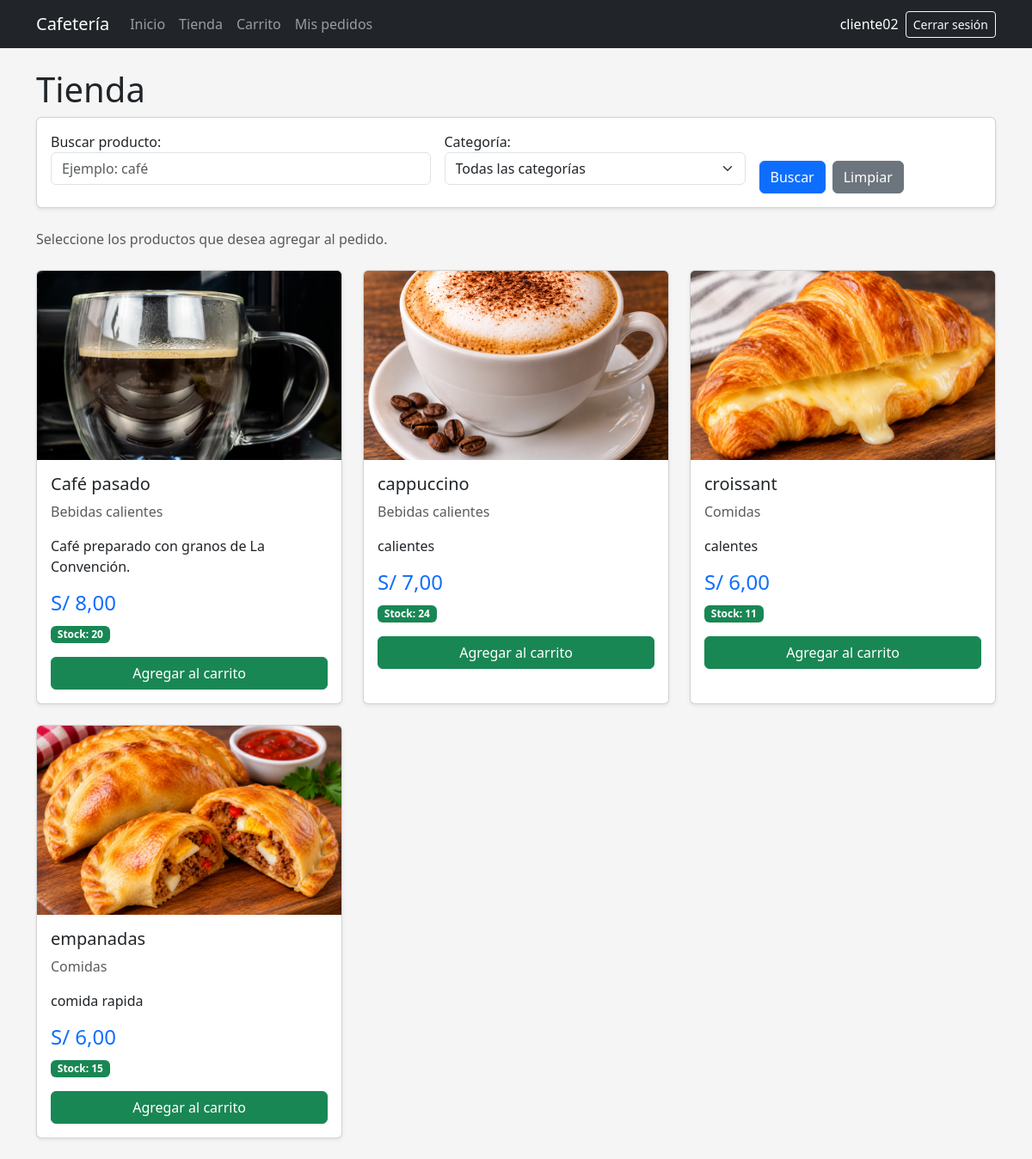
Before: /tienda/ (signed in) with the older database file.
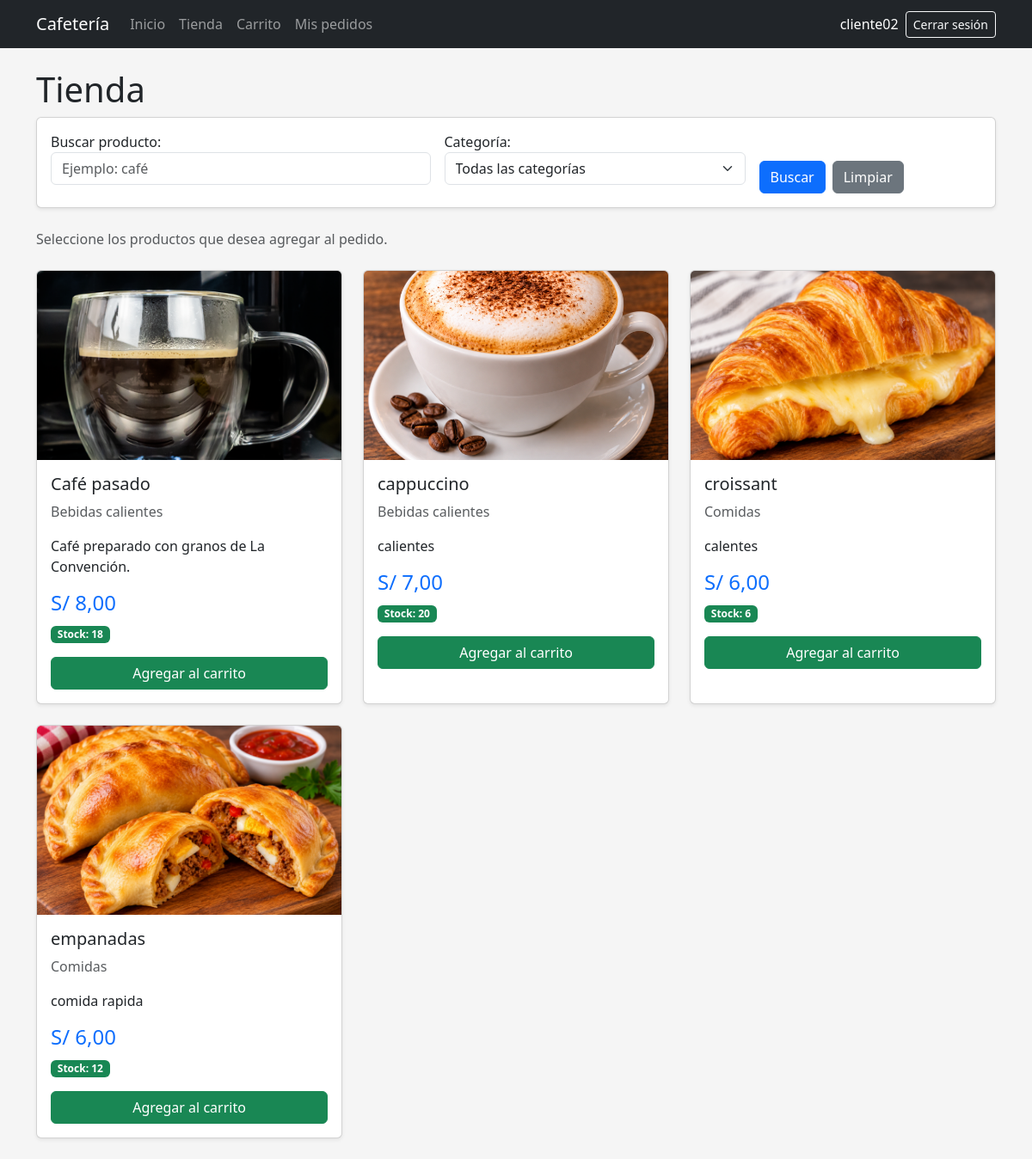
After: the same page with the newer database file.
### pedidos/models.py (models this page shows, shortened)
class Producto(models.Model):
    nombre = models.CharField(max_length=100)
    descripcion = models.TextField(blank=True)
    categoria = models.ForeignKey(
        Categoria,
        on_delete=models.SET_NULL,
        null=True,
        blank=True,
        related_name="productos",
    )
    precio = models.DecimalField(
        max_digits=8,
        decimal_places=2,
    )
    stock = models.PositiveIntegerField(default=0)
    imagen = models.ImageField(
        upload_to="productos/",
        blank=True,
    )
    activo = models.BooleanField(default=True)
    class Meta:
        ordering = ["nombre"]

class Categoria(models.Model):
    nombre = models.CharField(max_length=100)
    descripcion = models.TextField(blank=True)
    activo = models.BooleanField(default=True)
    def __str__(self):
        return self.nombre
    class Meta:
        verbose_name = "Categoría"
        verbose_name_plural = "Categorías"
        ordering = ["nombre"]

### pedidos/views.py (the view, shortened to what this page needs)
@login_required
def tienda(request):
    productos = (
        Producto.objects
        .filter(
            activo=True
        )
        .select_related(
            "categoria"
        )
        .order_by(
            "nombre"
        )
    )
    form = ProductoFiltroForm(
        request.GET or None
    )
    return render(
        request,
        "tienda/lista.html",
        {
            "productos": productos,
            "form": form,
        },
    )

### pedidos/forms.py
class ProductoFiltroForm(forms.Form):
    busqueda = forms.CharField(
        required=False,
        label="Buscar producto",
        widget=forms.TextInput(
            attrs={
                "class": "form-control",
                "placeholder": "Ejemplo: café",
            }
        ),
    )
    categoria = forms.ModelChoiceField(
        required=False,
        queryset=Categoria.objects.filter(
            activo=True
        ).order_by("nombre"),
        empty_label="Todas las categorías",
        label="Categoría",
        widget=forms.Select(
            attrs={
                "class": "form-select",
            }
        ),
    )

### pedidos/templates/tienda/lista.html (shortened to what this page needs)
{% extends "base.html" %}
{% block content %}
<div class="mb-4">
    <h1>
        Tienda
    </h1>
<div class="card mb-4 shadow-sm">
    <div class="card-body">
        <form method="get">
            <div class="row g-3 align-items-end">
                <div class="col-md-5">
                    {{ form.busqueda.label_tag }}
                    {{ form.busqueda }}
                </div>
                <div class="col-md-4">
                    {{ form.categoria.label_tag }}
                    {{ form.categoria }}
                </div>
                <div class="col-md-3">
                    <div class="d-flex gap-2">
                        <button
                            type="submit"
                            class="btn btn-primary"
                        >
                            Buscar
                        </button>
                        <a
                            href="{% url 'tienda' %}"
                            class="btn btn-secondary"
                        >
                            Limpiar
                        </a>
                    </div>
                </div>
            </div>
        </form>
    </div>
</div>
    <p class="text-muted">
        Seleccione los productos
        que desea agregar al pedido.
    </p>
</div>
<div class="row g-4">
{% for producto in productos %}
<div class="col-md-6 col-lg-4">
    <div class="card h-100 shadow-sm">
        {% if producto.imagen %}
        <img
            src="{{ producto.imagen.url }}"
            class="card-img-top producto-imagen"
            alt="{{ producto.nombre }}"
        >
        {% else %}
        <div class="producto-sin-imagen">
            Sin imagen
        </div>
        {% endif %}
        <div class="card-body">
            <h5 class="card-title">
                {{ producto.nombre }}
            </h5>
            <p class="text-muted">
                {% if producto.categoria %}
                    {{ producto.categoria.nombre }}
                {% else %}
                    Sin categoría
                {% endif %}
            </p>
            <p>
                {{ producto.descripcion }}
            </p>
            <h4 class="text-primary">
                S/ {{ producto.precio }}
            </h4>
            {% if producto.stock > 0 %}
            <p>
                <span class="badge text-bg-success">
                    Stock:
                    {{ producto.stock }}
                </span>
            </p>
            <form
                method="post"
                action="{% url 'agregar_producto' producto.id %}"
            >
                <button
                    type="submit"
                    class="btn btn-success w-100"
                >
                    Agregar al carrito
                </button>
            </form>
            {% endif %}
        </div>
    </div>
</div>
{% empty %}
<div class="col-12">
    <div class="alert alert-info">
        No existen productos disponibles.
    </div>
</div>
{% endfor %}
</div>
{% endblock %}

### pedidos/templates/base.html (shortened to what this page needs)
{% load static %}
<!DOCTYPE html>
<html lang="es">
<head>
    <link
        href="https://cdn.jsdelivr.net/npm/bootstrap@5.3.3/dist/css/bootstrap.min.css"
        rel="stylesheet"
    >
    <link
        rel="stylesheet"
        href="{% static 'css/base.css' %}"
    >
</head>
<body>
{% if user.is_authenticated %}
<nav
    class="navbar navbar-expand-lg bg-dark"
    data-bs-theme="dark"
>
    <div class="container">
        <a
            class="navbar-brand"
            href="{% url 'inicio' %}"
        >
            Cafetería
        </a>
        <div
            class="collapse navbar-collapse"
            id="menuPrincipal"
        >
            <div class="navbar-nav me-auto">
                <a
                    class="nav-link"
                    href="{% url 'inicio' %}"
                >
                    Inicio
                </a>
                <a
                    class="nav-link"
                    href="{% url 'tienda' %}"
                >
                    Tienda
                </a>
                <a
                    class="nav-link"
                    href="{% url 'ver_carrito' %}"
                >
                    Carrito
                </a>
                <a
                    class="nav-link"
                    href="{% url 'mis_pedidos' %}"
                >
                    Mis pedidos
                </a>
            </div>
            <div
                class="d-flex align-items-center gap-2"
            >
                <span
                    class="navbar-text text-white"
                >
                    {{ user.username }}
                </span>
                <form
                    method="post"
                    action="{% url 'logout' %}"
                    class="m-0"
                >
                    <button
                        type="submit"
                        class="btn btn-outline-light btn-sm"
                    >
                        Cerrar sesión
                    </button>
                </form>
            </div>
        </div>
    </div>
</nav>
{% endif %}
<main class="container py-4">
    {% block content %}
    {% endblock %}
</main>
</body>
</html>

### static/css/base.css (style rules this page uses)
body { background-color: #f4f4f4; }
form input, form select, form textarea { width: 100%; padding: 8px; margin-bottom: 10px; }
.navbar form { width: auto; }
.navbar form button { width: auto; }
body { background-color: #f5f5f5; }
.producto-imagen { height: 220px; object-fit: cover; }
.card { transition: transform 0.2s; }

Changed rows visible on the page:
changed Producto "Café pasado": stock "20" → "18"
changed Producto "cappuccino": stock "24" → "20"
changed Producto "croissant": stock "11" → "6"
changed Producto "empanadas": stock "15" → "12"
